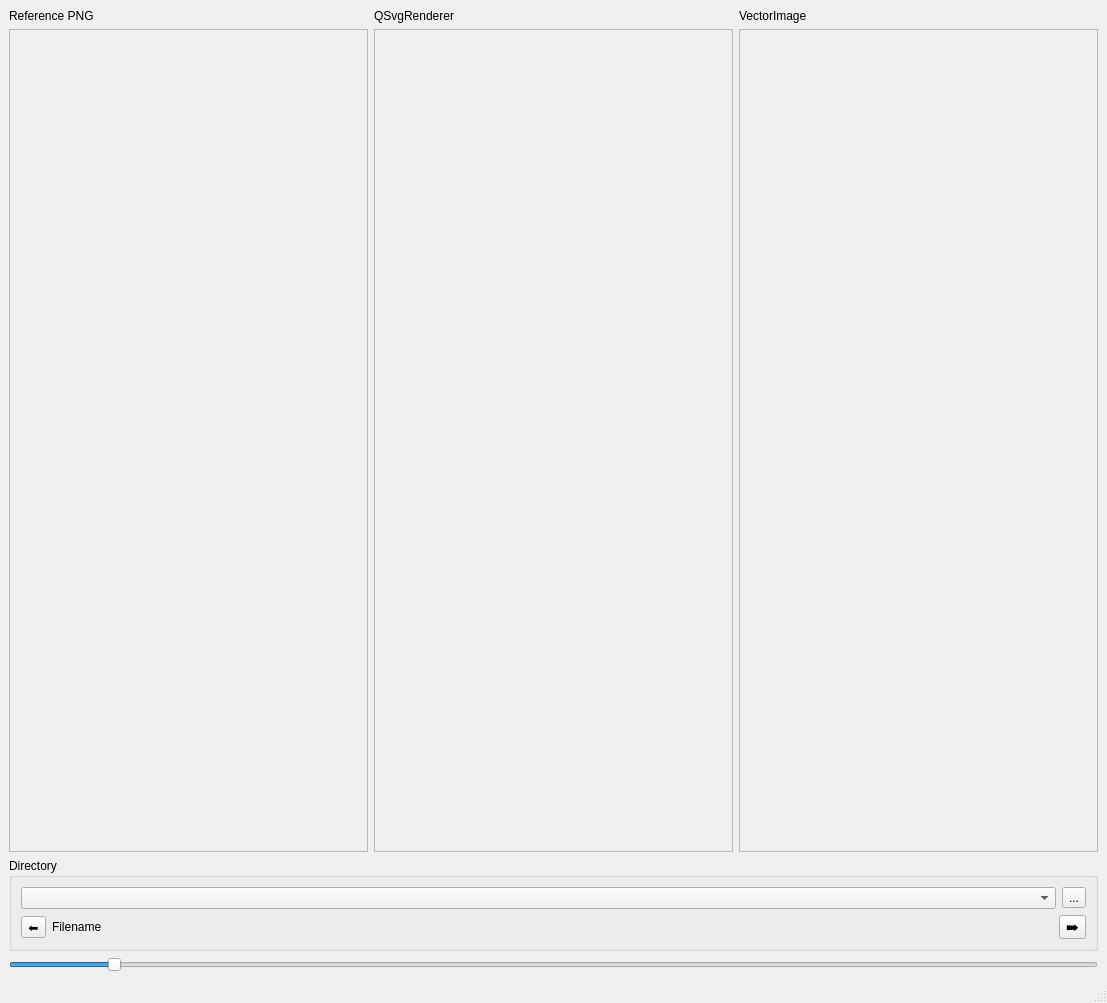
<?xml version="1.0" encoding="UTF-8"?>
<ui version="4.0">
 <class>MainWindow</class>
 <widget class="QMainWindow" name="MainWindow">
  <property name="geometry">
   <rect>
    <x>0</x>
    <y>0</y>
    <width>1107</width>
    <height>1003</height>
   </rect>
  </property>
  <property name="windowTitle">
   <string>MainWindow</string>
  </property>
  <widget class="QWidget" name="centralwidget">
   <layout class="QVBoxLayout" name="verticalLayout_6">
    <item>
     <layout class="QHBoxLayout" name="horizontalLayout">
      <item>
       <layout class="QVBoxLayout" name="vaRefPng">
        <item>
         <widget class="QLabel" name="lRefPng">
          <property name="sizePolicy">
           <sizepolicy hsizetype="Preferred" vsizetype="Maximum">
            <horstretch>0</horstretch>
            <verstretch>0</verstretch>
           </sizepolicy>
          </property>
          <property name="text">
           <string>Reference PNG</string>
          </property>
         </widget>
        </item>
        <item>
         <widget class="QScrollArea" name="saImage">
          <property name="sizePolicy">
           <sizepolicy hsizetype="Preferred" vsizetype="Preferred">
            <horstretch>0</horstretch>
            <verstretch>0</verstretch>
           </sizepolicy>
          </property>
          <property name="toolTip">
           <string>Reference png</string>
          </property>
          <property name="widgetResizable">
           <bool>true</bool>
          </property>
          <property name="alignment">
           <set>Qt::AlignmentFlag::AlignBottom|Qt::AlignmentFlag::AlignLeading|Qt::AlignmentFlag::AlignLeft</set>
          </property>
          <widget class="QWidget" name="scrollAreaWidgetContents">
           <property name="geometry">
            <rect>
             <x>0</x>
             <y>0</y>
             <width>354</width>
             <height>787</height>
            </rect>
           </property>
          </widget>
         </widget>
        </item>
       </layout>
      </item>
      <item>
       <layout class="QVBoxLayout" name="verticalLayout_3">
        <item>
         <widget class="QLabel" name="label_2">
          <property name="sizePolicy">
           <sizepolicy hsizetype="Preferred" vsizetype="Maximum">
            <horstretch>0</horstretch>
            <verstretch>0</verstretch>
           </sizepolicy>
          </property>
          <property name="text">
           <string>QSvgRenderer</string>
          </property>
         </widget>
        </item>
        <item>
         <widget class="QScrollArea" name="saSvgPainter">
          <property name="sizePolicy">
           <sizepolicy hsizetype="Preferred" vsizetype="Preferred">
            <horstretch>0</horstretch>
            <verstretch>0</verstretch>
           </sizepolicy>
          </property>
          <property name="toolTip">
           <string>Reference QPainter</string>
          </property>
          <property name="widgetResizable">
           <bool>true</bool>
          </property>
          <widget class="QWidget" name="scrollAreaWidgetContents_4">
           <property name="geometry">
            <rect>
             <x>0</x>
             <y>0</y>
             <width>355</width>
             <height>787</height>
            </rect>
           </property>
          </widget>
         </widget>
        </item>
       </layout>
      </item>
      <item>
       <layout class="QVBoxLayout" name="verticalLayout_4">
        <item>
         <widget class="QLabel" name="label_3">
          <property name="sizePolicy">
           <sizepolicy hsizetype="Preferred" vsizetype="Maximum">
            <horstretch>0</horstretch>
            <verstretch>0</verstretch>
           </sizepolicy>
          </property>
          <property name="text">
           <string>VectorImage</string>
          </property>
         </widget>
        </item>
        <item>
         <widget class="QScrollArea" name="saSvgImage">
          <property name="sizePolicy">
           <sizepolicy hsizetype="Preferred" vsizetype="Preferred">
            <horstretch>0</horstretch>
            <verstretch>0</verstretch>
           </sizepolicy>
          </property>
          <property name="toolTip">
           <string>VectorImage</string>
          </property>
          <property name="widgetResizable">
           <bool>true</bool>
          </property>
          <widget class="QWidget" name="scrollAreaWidgetContents_2">
           <property name="geometry">
            <rect>
             <x>0</x>
             <y>0</y>
             <width>354</width>
             <height>787</height>
            </rect>
           </property>
          </widget>
         </widget>
        </item>
       </layout>
      </item>
     </layout>
    </item>
    <item>
     <widget class="QGroupBox" name="groupBox">
      <property name="sizePolicy">
       <sizepolicy hsizetype="MinimumExpanding" vsizetype="Maximum">
        <horstretch>0</horstretch>
        <verstretch>0</verstretch>
       </sizepolicy>
      </property>
      <property name="title">
       <string>Directory</string>
      </property>
      <layout class="QVBoxLayout" name="verticalLayout_2">
       <item>
        <layout class="QHBoxLayout" name="horizontalLayout_2">
         <item>
          <widget class="QComboBox" name="cbCurrentDir">
           <property name="maxCount">
            <number>10</number>
           </property>
          </widget>
         </item>
         <item>
          <widget class="QToolButton" name="tbSelectDir">
           <property name="text">
            <string>...</string>
           </property>
          </widget>
         </item>
        </layout>
       </item>
       <item>
        <layout class="QHBoxLayout" name="horizontalLayout_3">
         <item>
          <widget class="QToolButton" name="tbPrev">
           <property name="text">
            <string>⬅️</string>
           </property>
          </widget>
         </item>
         <item>
          <widget class="QLabel" name="lCurrentFileName">
           <property name="text">
            <string>Filename</string>
           </property>
          </widget>
         </item>
         <item>
          <widget class="QToolButton" name="tbNext">
           <property name="font">
            <font>
             <family>Segoe UI Emoji</family>
            </font>
           </property>
           <property name="text">
            <string>➡️</string>
           </property>
          </widget>
         </item>
        </layout>
       </item>
      </layout>
     </widget>
    </item>
    <item>
     <widget class="QSlider" name="hsScale">
      <property name="minimum">
       <number>1</number>
      </property>
      <property name="maximum">
       <number>100</number>
      </property>
      <property name="value">
       <number>10</number>
      </property>
      <property name="orientation">
       <enum>Qt::Orientation::Horizontal</enum>
      </property>
     </widget>
    </item>
   </layout>
  </widget>
  <widget class="QMenuBar" name="menubar">
   <property name="geometry">
    <rect>
     <x>0</x>
     <y>0</y>
     <width>1107</width>
     <height>21</height>
    </rect>
   </property>
  </widget>
  <widget class="QStatusBar" name="statusbar"/>
 </widget>
 <resources/>
 <connections/>
</ui>
